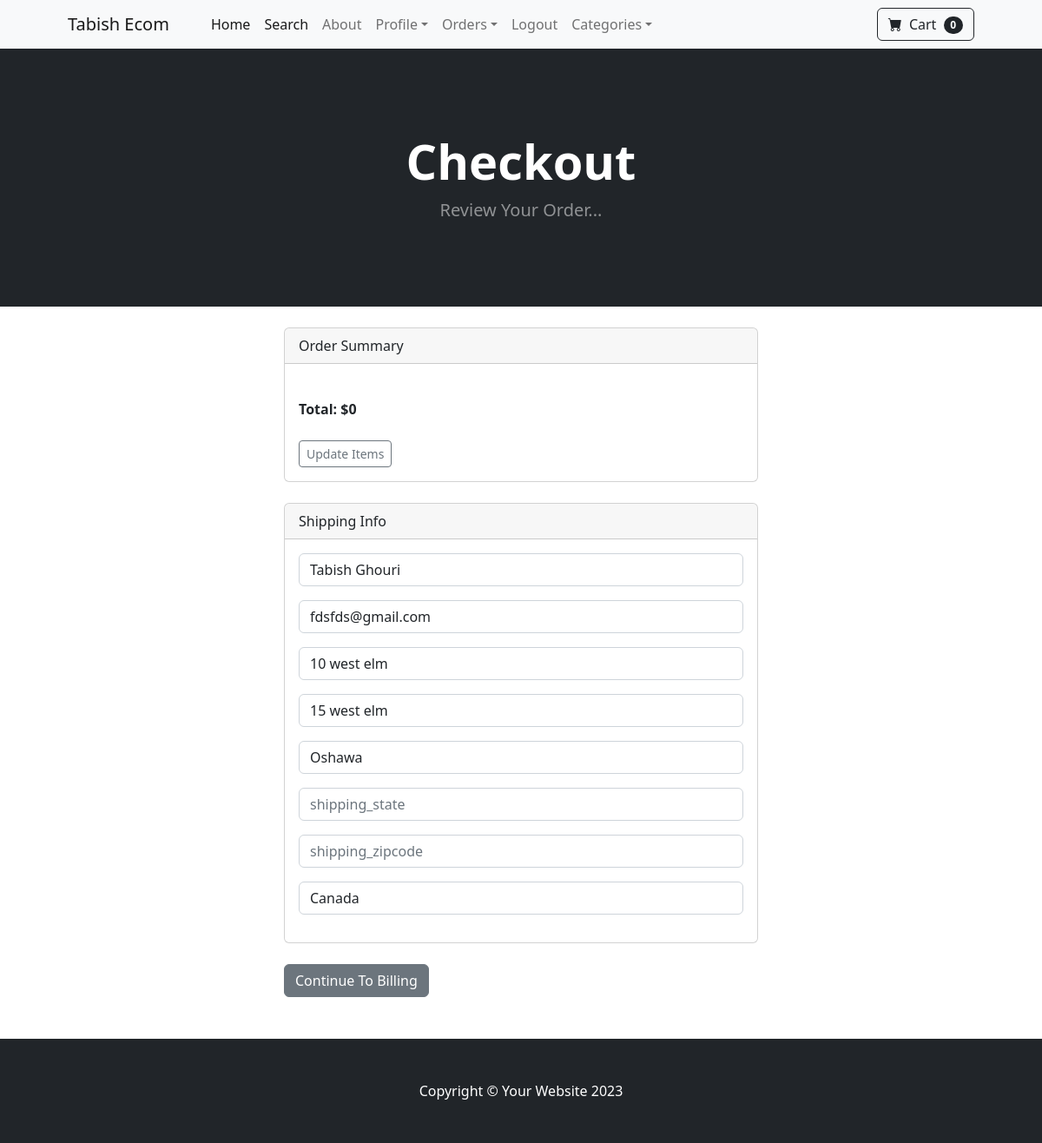
The app's page /payment/checkout (signed in) with its own data.
### payment/models.py (models this page shows, shortened)
class ShippingAddress(models.Model):
    user = models.ForeignKey(User, on_delete=models.CASCADE, null=True, blank=True)
    shipping_full_name = models.CharField(max_length=255)
    shipping_email = models.CharField(max_length=255)
    shipping_address1 = models.CharField(max_length=255)
    shipping_address2 = models.CharField(max_length=255, null=True, blank=True)
    shipping_city = models.CharField(max_length=255)
    shipping_state = models.CharField(max_length=255, null=True, blank=True)
    shipping_zipcode = models.CharField(max_length=255, null=True, blank=True)
    shipping_country = models.CharField(max_length=255)
    class Meta:
        verbose_name_plural = "Shipping Address"

### payment/views.py (the view, shortened to what this page needs)
# urls.py: path("checkout", views.checkout, name="checkout"),
def checkout(request):
    cart = Cart(request)
    cart_products = cart.get_prods
    quantities = cart.get_quants
    totals = cart.cart_total()
    if request.user.is_authenticated:
        shipping_user = ShippingAddress.objects.get(user__id=request.user.id)
        shipping_form = ShippingForm(request.POST or None, instance=shipping_user)
        return render(
            request,
            "payment/checkout.html",
            {
                "cart_products": cart_products,
                "quantities": quantities,
                "totals": totals,
                "shipping_form": shipping_form,
            },
        )

### cart/cart.py (called while the page is built, shortened)
    def __len__(self):
        return len(self.cart)

    def cart_total(self):
        product_ids = self.cart.keys()
        products = Product.objects.filter(id__in=product_ids)
        quantities = self.cart
        total = 0
        return total

    def get_prods(self):
        product_ids = self.cart.keys()
        products = Product.objects.filter(id__in=product_ids)
        return products

### cart/context_processors.py (called while the page is built)
def cart(request):
    return {"cart": Cart(request)}

### payment/templates/payment/checkout.html (shortened to what this page needs)
{% extends 'base.html' %} {% block content %}
<header class="bg-dark py-5">
    <div class="container px-4 px-lg-5 my-5">
        <div class="text-center text-white">
            <h1 class="display-4 fw-bolder">Checkout</h1>
            <p class="lead fw-normal text-white-50 mb-0">Review Your Order...</p>
        </div>
    </div>
</header>
<br />
<div class="container">
    <div class="row">
        <div class="col-md-6 offset-md-3">
            <div class="card">
                <div class="card-header">
                    Order Summary
                </div>
                <div class="card-body">
                    <br>
                    <strong> Total: ${{ totals }} </strong>
                    <br><br>
                    <a href="{% url 'cart_summary' %}" class="btn btn-sm btn-outline-secondary">Update Items</a>
                </div>
            </div>
            <br>
            <div class="card">
                <div class="card-header">
                    Shipping Info
                </div>
                <div class="card-body">
                    {{ shipping_form.as_p }}
                </div>
            </div>
            <br>
            <a href="#" class="btn btn-secondary">Continue To Billing</a>
        </div>
    </div>
</div>
<br><br>
{% endblock %}

### records on screen
ShippingAddress: shipping_full_name "Tabish Ghouri", shipping_email "fdsfds@gmail.com", shipping_address1 "10 west elm", shipping_address2 "15 west elm", shipping_city "Oshawa", shipping_country "Canada"

### other values on screen
{{ cart|length }} "0"
{{ totals }} "0"
